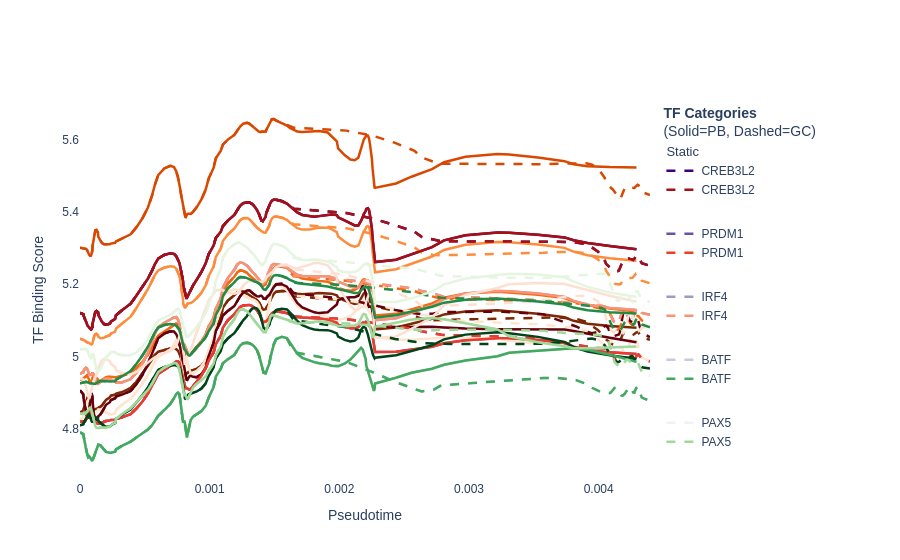

Source (notebook cell):
### Code cell
fig = smooth_chromatin_object.plot(
    categories=categories_fig3,
    y_label="TF Binding Score",
    title=None
)
fig.show()
# save the figure
#fig.write_image(os.path.join(config.OUTPUT_FOLDER, "binding_score_all_tfs_ext_fig_3.svg"), format='svg')

### Figure 1 — Plotly figure (JSON) as saved in the notebook; plotly's stock layout.template omitted (floating-point values rounded to 4 significant figures; data arrays with more than 128 entries replaced by an {"elided": "..."} marker saying what was removed)
{"data": [{"legendgroup": "CREB3L2", "legendgrouptitle": {"text": "Static"}, "line": {"color": "#3F007D", "dash": "dash", "width": 2.5}, "mode": "lines", "name": "CREB3L2", "showlegend": true, "type": "scatter", "x": {"elided": "143 float values"}, "y": {"elided": "143 float values"}}, {"legendgroup": "CREB3L2", "line": {"color": "#3F007D", "dash": "solid", "width": 2.5}, "mode": "lines", "name": "CREB3L2", "showlegend": false, "type": "scatter", "x": {"elided": "138 float values"}, "y": {"elided": "138 float values"}}, {"legendgroup": "PRDM1", "line": {"color": "#6A51A3", "dash": "dash", "width": 2.5}, "mode": "lines", "name": "PRDM1", "showlegend": true, "type": "scatter", "x": {"elided": "143 float values"}, "y": {"elided": "143 float values"}}, {"legendgroup": "PRDM1", "line": {"color": "#6A51A3", "dash": "solid", "width": 2.5}, "mode": "lines", "name": "PRDM1", "showlegend": false, "type": "scatter", "x": {"elided": "138 float values"}, "y": {"elided": "138 float values"}}, {"legendgroup": "IRF4", "line": {"color": "#9E9AC8", "dash": "dash", "width": 2.5}, "mode": "lines", "name": "IRF4", "showlegend": true, "type": "scatter", "x": {"elided": "143 float values"}, "y": {"elided": "143 float values"}}, {"legendgroup": "IRF4", "line": {"color": "#9E9AC8", "dash": "solid", "width": 2.5}, "mode": "lines", "name": "IRF4", "showlegend": false, "type": "scatter", "x": {"elided": "138 float values"}, "y": {"elided": "138 float values"}}, {"legendgroup": "BATF", "line": {"color": "#CBC9E2", "dash": "dash", "width": 2.5}, "mode": "lines", "name": "BATF", "showlegend": true, "type": "scatter", "x": {"elided": "143 float values"}, "y": {"elided": "143 float values"}}, {"legendgroup": "BATF", "line": {"color": "#CBC9E2", "dash": "solid", "width": 2.5}, "mode": "lines", "name": "BATF", "showlegend": false, "type": "scatter", "x": {"elided": "138 float values"}, "y": {"elided": "138 float values"}}, {"legendgroup": "PAX5", "line": {"color": "#F2F0F7", "dash": "dash", "width": 2.5}, "mode": "lines", "name": "PAX5", "showlegend": true, "type": "scatter", "x": {"elided": "143 float values"}, "y": {"elided": "143 float values"}}, {"legendgroup": "PAX5", "line": {"color": "#F2F0F7", "dash": "solid", "width": 2.5}, "mode": "lines", "name": "PAX5", "showlegend": false, "type": "scatter", "x": {"elided": "138 float values"}, "y": {"elided": "138 float values"}}, {"legendgroup": "MEF2C", "legendgrouptitle": {"text": "Episodic"}, "line": {"color": "#7F2704", "dash": "dash", "width": 2.5}, "mode": "lines", "name": "MEF2C", "showlegend": true, "type": "scatter", "x": {"elided": "143 float values"}, "y": {"elided": "143 float values"}}, {"legendgroup": "MEF2C", "line": {"color": "#7F2704", "dash": "solid", "width": 2.5}, "mode": "lines", "name": "MEF2C", "showlegend": false, "type": "scatter", "x": {"elided": "138 float values"}, "y": {"elided": "138 float values"}}, {"legendgroup": "USF2", "line": {"color": "#D94801", "dash": "dash", "width": 2.5}, "mode": "lines", "name": "USF2", "showlegend": true, "type": "scatter", "x": {"elided": "143 float values"}, "y": {"elided": "143 float values"}}, {"legendgroup": "USF2", "line": {"color": "#D94801", "dash": "solid", "width": 2.5}, "mode": "lines", "name": "USF2", "showlegend": false, "type": "scatter", "x": {"elided": "138 float values"}, "y": {"elided": "138 float values"}}, {"legendgroup": "IRF7", "line": {"color": "#F16913", "dash": "dash", "width": 2.5}, "mode": "lines", "name": "IRF7", "showlegend": true, "type": "scatter", "x": {"elided": "143 float values"}, "y": {"elided": "143 float values"}}, {"legendgroup": "IRF7", "line": {"color": "#F16913", "dash": "solid", "width": 2.5}, "mode": "lines", "name": "IRF7", "showlegend": false, "type": "scatter", "x": {"elided": "138 float values"}, "y": {"elided": "138 float values"}}, {"legendgroup": "TFEC", "line": {"color": "#FD8D3C", "dash": "dash", "width": 2.5}, "mode": "lines", "name": "TFEC", "showlegend": true, "type": "scatter", "x": {"elided": "143 float values"}, "y": {"elided": "143 float values"}}, {"legendgroup": "TFEC", "line": {"color": "#FD8D3C", "dash": "solid", "width": 2.5}, "mode": "lines", "name": "TFEC", "showlegend": false, "type": "scatter", "x": {"elided": "138 float values"}, "y": {"elided": "138 float values"}}, {"legendgroup": "TEAD2", "line": {"color": "#FEE6CE", "dash": "dash", "width": 2.5}, "mode": "lines", "name": "TEAD2", "showlegend": true, "type": "scatter", "x": {"elided": "143 float values"}, "y": {"elided": "143 float values"}}, {"legendgroup": "TEAD2", "line": {"color": "#FEE6CE", "dash": "solid", "width": 2.5}, "mode": "lines", "name": "TEAD2", "showlegend": false, "type": "scatter", "x": {"elided": "138 float values"}, "y": {"elided": "138 float values"}}, {"legendgroup": "RUNX2", "legendgrouptitle": {"text": "PB Lineage"}, "line": {"color": "#67000D", "dash": "dash", "width": 2.5}, "mode": "lines", "name": "RUNX2", "showlegend": true, "type": "scatter", "x": {"elided": "143 float values"}, "y": {"elided": "143 float values"}}, {"legendgroup": "RUNX2", "line": {"color": "#67000D", "dash": "solid", "width": 2.5}, "mode": "lines", "name": "RUNX2", "showlegend": false, "type": "scatter", "x": {"elided": "138 float values"}, "y": {"elided": "138 float values"}}, {"legendgroup": "CREB3L2", "line": {"color": "#A50F15", "dash": "dash", "width": 2.5}, "mode": "lines", "name": "CREB3L2", "showlegend": true, "type": "scatter", "x": {"elided": "143 float values"}, "y": {"elided": "143 float values"}}, {"legendgroup": "CREB3L2", "line": {"color": "#A50F15", "dash": "solid", "width": 2.5}, "mode": "lines", "name": "CREB3L2", "showlegend": false, "type": "scatter", "x": {"elided": "138 float values"}, "y": {"elided": "138 float values"}}, {"legendgroup": "PRDM1", "line": {"color": "#EF3B2C", "dash": "dash", "width": 2.5}, "mode": "lines", "name": "PRDM1", "showlegend": true, "type": "scatter", "x": {"elided": "143 float values"}, "y": {"elided": "143 float values"}}, {"legendgroup": "PRDM1", "line": {"color": "#EF3B2C", "dash": "solid", "width": 2.5}, "mode": "lines", "name": "PRDM1", "showlegend": false, "type": "scatter", "x": {"elided": "138 float values"}, "y": {"elided": "138 float values"}}, {"legendgroup": "IRF4", "line": {"color": "#FC9272", "dash": "dash", "width": 2.5}, "mode": "lines", "name": "IRF4", "showlegend": true, "type": "scatter", "x": {"elided": "143 float values"}, "y": {"elided": "143 float values"}}, {"legendgroup": "IRF4", "line": {"color": "#FC9272", "dash": "solid", "width": 2.5}, "mode": "lines", "name": "IRF4", "showlegend": false, "type": "scatter", "x": {"elided": "138 float values"}, "y": {"elided": "138 float values"}}, {"legendgroup": "XBP1", "line": {"color": "#FEE0D2", "dash": "dash", "width": 2.5}, "mode": "lines", "name": "XBP1", "showlegend": true, "type": "scatter", "x": {"elided": "143 float values"}, "y": {"elided": "143 float values"}}, {"legendgroup": "XBP1", "line": {"color": "#FEE0D2", "dash": "solid", "width": 2.5}, "mode": "lines", "name": "XBP1", "showlegend": false, "type": "scatter", "x": {"elided": "138 float values"}, "y": {"elided": "138 float values"}}, {"legendgroup": "BACH2", "legendgrouptitle": {"text": "GC Lineage"}, "line": {"color": "#00441B", "dash": "dash", "width": 2.5}, "mode": "lines", "name": "BACH2", "showlegend": true, "type": "scatter", "x": {"elided": "143 float values"}, "y": {"elided": "143 float values"}}, {"legendgroup": "BACH2", "line": {"color": "#00441B", "dash": "solid", "width": 2.5}, "mode": "lines", "name": "BACH2", "showlegend": false, "type": "scatter", "x": {"elided": "138 float values"}, "y": {"elided": "138 float values"}}, {"legendgroup": "SPIB", "line": {"color": "#238B45", "dash": "dash", "width": 2.5}, "mode": "lines", "name": "SPIB", "showlegend": true, "type": "scatter", "x": {"elided": "143 float values"}, "y": {"elided": "143 float values"}}, {"legendgroup": "SPIB", "line": {"color": "#238B45", "dash": "solid", "width": 2.5}, "mode": "lines", "name": "SPIB", "showlegend": false, "type": "scatter", "x": {"elided": "138 float values"}, "y": {"elided": "138 float values"}}, {"legendgroup": "BATF", "line": {"color": "#41AB5D", "dash": "dash", "width": 2.5}, "mode": "lines", "name": "BATF", "showlegend": true, "type": "scatter", "x": {"elided": "143 float values"}, "y": {"elided": "143 float values"}}, {"legendgroup": "BATF", "line": {"color": "#41AB5D", "dash": "solid", "width": 2.5}, "mode": "lines", "name": "BATF", "showlegend": false, "type": "scatter", "x": {"elided": "138 float values"}, "y": {"elided": "138 float values"}}, {"legendgroup": "PAX5", "line": {"color": "#A1D99B", "dash": "dash", "width": 2.5}, "mode": "lines", "name": "PAX5", "showlegend": true, "type": "scatter", "x": {"elided": "143 float values"}, "y": {"elided": "143 float values"}}, {"legendgroup": "PAX5", "line": {"color": "#A1D99B", "dash": "solid", "width": 2.5}, "mode": "lines", "name": "PAX5", "showlegend": false, "type": "scatter", "x": {"elided": "138 float values"}, "y": {"elided": "138 float values"}}, {"legendgroup": "IRF8", "line": {"color": "#E5F5E0", "dash": "dash", "width": 2.5}, "mode": "lines", "name": "IRF8", "showlegend": true, "type": "scatter", "x": {"elided": "143 float values"}, "y": {"elided": "143 float values"}}, {"legendgroup": "IRF8", "line": {"color": "#E5F5E0", "dash": "solid", "width": 2.5}, "mode": "lines", "name": "IRF8", "showlegend": false, "type": "scatter", "x": {"elided": "138 float values"}, "y": {"elided": "138 float values"}}], "layout": {"font": {"family": "Arial, sans-serif"}, "legend": {"orientation": "v", "title": {"text": "<b>TF Categories</b><br>(Solid=PB, Dashed=GC)"}, "tracegroupgap": 25, "x": 1.02, "y": 0.5}, "margin": {"r": 250, "t": 100}, "paper_bgcolor": "white", "plot_bgcolor": "white", "title": {"x": 0.5}, "xaxis": {"range": [0, 0.004396], "showgrid": true, "title": {"text": "Pseudotime"}}, "yaxis": {"title": {"text": "TF Binding Score"}}}}
